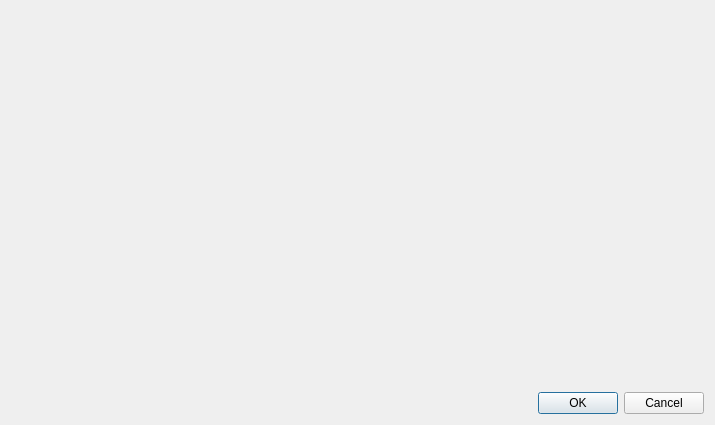
<?xml version="1.0" encoding="UTF-8"?>
<ui version="4.0">
 <class>ExpressionDialog</class>
 <widget class="QDialog" name="ExpressionDialog">
  <property name="geometry">
   <rect>
    <x>0</x>
    <y>0</y>
    <width>715</width>
    <height>425</height>
   </rect>
  </property>
  <property name="maximumSize">
   <size>
    <width>16777215</width>
    <height>425</height>
   </size>
  </property>
  <property name="windowTitle">
   <string>Expression Builder for AutoFields</string>
  </property>
  <layout class="QVBoxLayout" name="verticalLayout">
   <item>
    <widget class="QgsExpressionBuilderWidget" name="expressionBuilderWidget"/>
   </item>
   <item>
    <widget class="QDialogButtonBox" name="buttonBox">
     <property name="standardButtons">
      <set>QDialogButtonBox::Cancel|QDialogButtonBox::Ok</set>
     </property>
    </widget>
   </item>
  </layout>
 </widget>
 <customwidgets>
  <customwidget>
   <class>QgsExpressionBuilderWidget</class>
   <extends>QWidget</extends>
   <header>qgsexpressionbuilderwidget.h</header>
   <container>1</container>
  </customwidget>
 </customwidgets>
 <resources/>
 <connections>
  <connection>
   <sender>buttonBox</sender>
   <signal>accepted()</signal>
   <receiver>ExpressionDialog</receiver>
   <slot>accept()</slot>
   <hints>
    <hint type="sourcelabel">
     <x>357</x>
     <y>402</y>
    </hint>
    <hint type="destinationlabel">
     <x>357</x>
     <y>212</y>
    </hint>
   </hints>
  </connection>
  <connection>
   <sender>buttonBox</sender>
   <signal>rejected()</signal>
   <receiver>ExpressionDialog</receiver>
   <slot>reject()</slot>
   <hints>
    <hint type="sourcelabel">
     <x>357</x>
     <y>402</y>
    </hint>
    <hint type="destinationlabel">
     <x>357</x>
     <y>212</y>
    </hint>
   </hints>
  </connection>
 </connections>
</ui>
